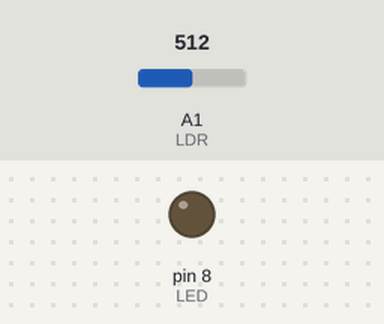
A sketch run on a simulated Arduino Uno, built with avr-gcc and run on an emulated ATmega328P. Shown: output pins drawn as LEDs (lit = HIGH). Inputs (shaded band) come from the test bench; at power-on: A1 (LDR) = 512.

Above: at 1.2 s.
1.3 s: A1 (LDR) set to 582
2.8 s: A1 (LDR) set to 618
At 3.1 s:
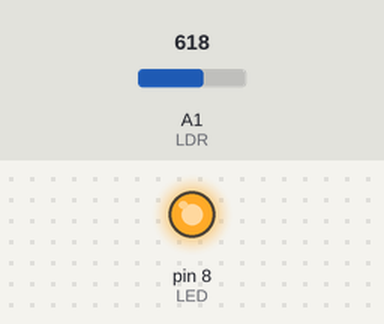
4.3 s: A1 (LDR) set to 590
At 5.5 s:
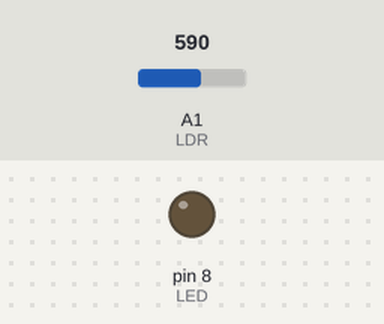
5.8 s: A1 (LDR) set to 610
At 6.6 s:
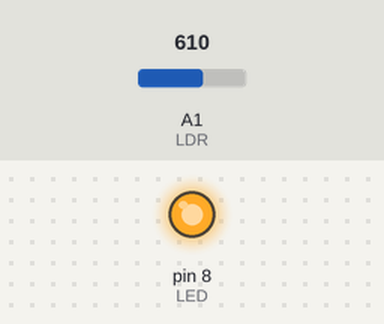
Timing chart, 0 to 8.3 s (numbered marks = the images above; inputs shaded):
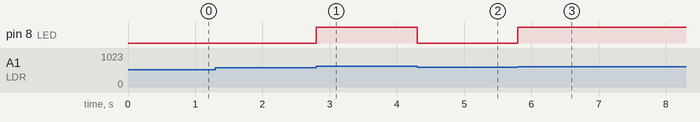

Measured:
- the behaviour switches between 599 and 600 on A1 (LDR) (found by bisection; images 0 and 1)
- after the input at 1.3 s, every drawn part: stays the same
- after the input at 2.8 s, pin 8 (LED): LOW → HIGH at once
- after the input at 4.3 s, pin 8 (LED): HIGH → LOW at once
- after the input at 5.8 s, pin 8 (LED): LOW → HIGH at once

The sketch:

_9_LDR_e_Led.ino
```cpp
/*
   Programar: LDR_e_Led
   Autor: Joab Torres Alencar
   Curso: Tecnologo em Análise  e Desenvolvimento de Sistemas - Turma 2015
*/
#define LED 8
#define LDR A1
unsigned int valorLidoLDR;

/*
  Função: setup() - executa somente uma vez no projeto
*/
void setup() {
  pinMode(LED, OUTPUT);
  pinMode(LDR, INPUT);
}

/*
  Função: Loop() - Executa infinitamente no projeto desde que o arduino esteja ligado!
*/
void loop() {
  valorLidoLDR = analogRead(LDR);

  if(valorLidoLDR >= 600){
    digitalWrite(LED, HIGH);
  }else{
    digitalWrite(LED,LOW);
  }
}
```
